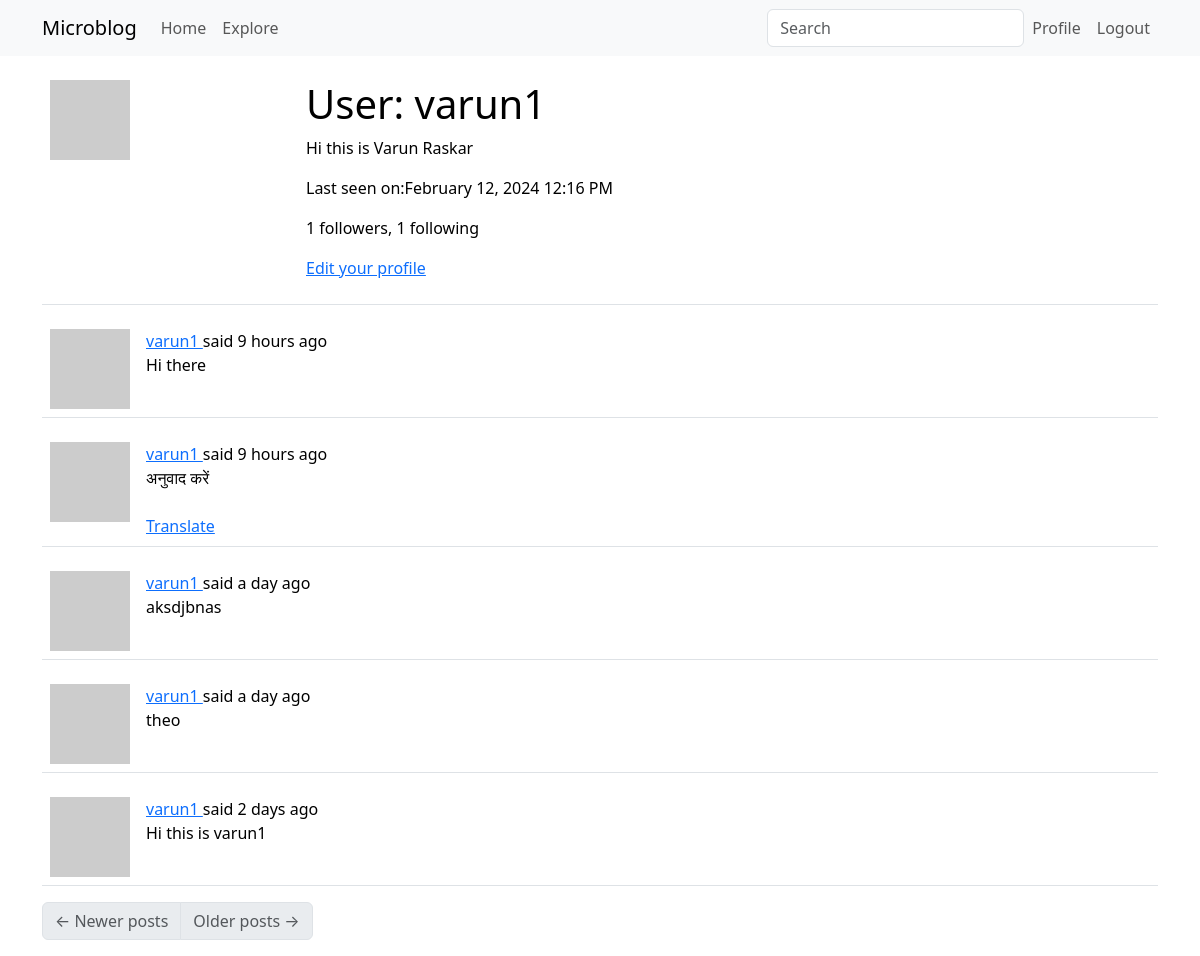
Page /user/varun1 (signed in) on the earlier database version.
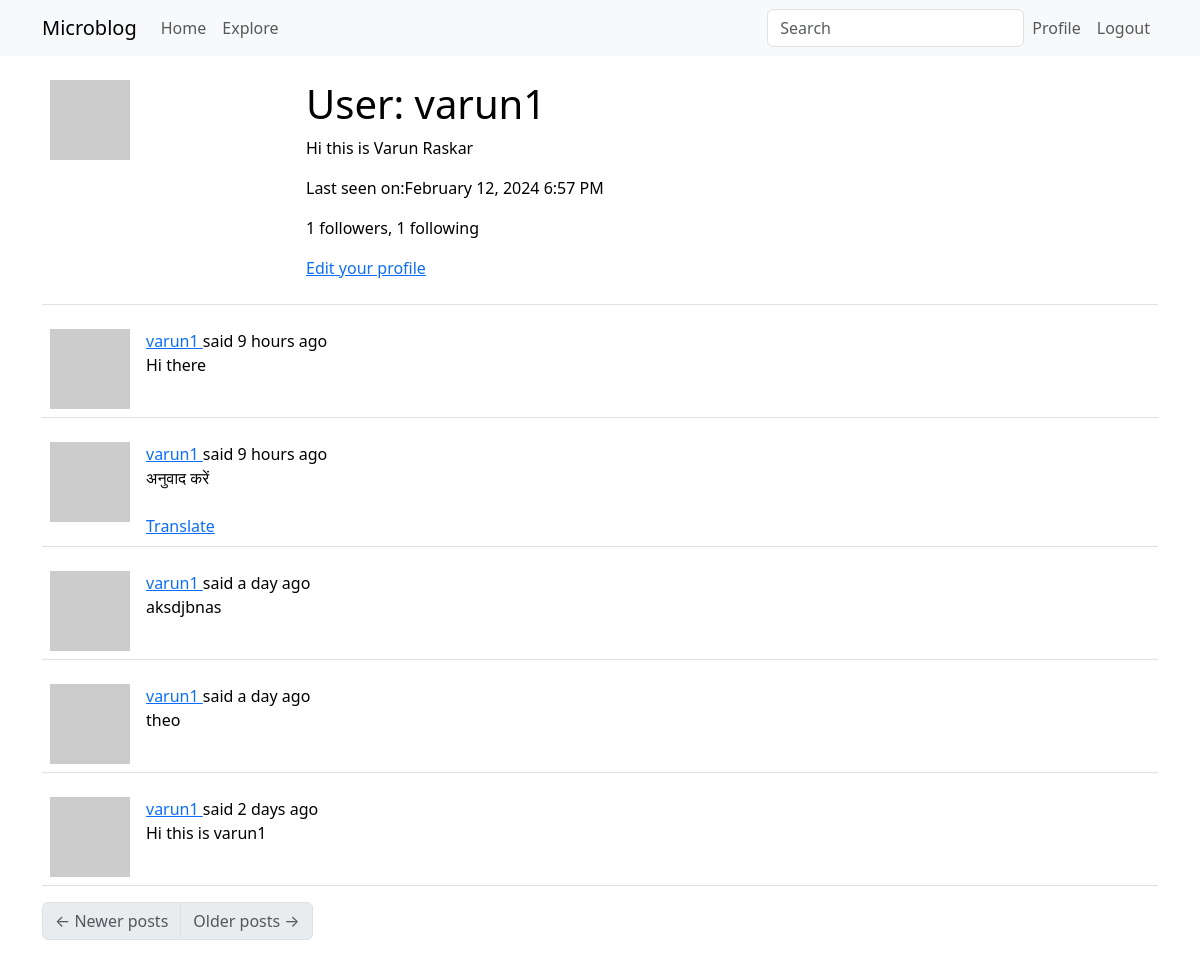
Same page on the later database version.
### app/models.py (models this page shows, shortened)
class User(UserMixin,db.Model):
    id: so.Mapped[int] = so.mapped_column(primary_key=True)
    username: so.Mapped[str] = so.mapped_column(sa.String(64), index=True, unique=True)
    email: so.Mapped[str] = so.mapped_column(sa.String(120), index=True, unique=True)
    password_hash: so.Mapped[Optional[str]] = so.mapped_column(sa.String(256))
    posts: so.WriteOnlyMapped['Post'] = so.relationship(back_populates='author')
    about_me: so.Mapped[Optional[str]] = so.mapped_column(sa.String(140))
    last_seen: so.Mapped[Optional[datetime]] = so.mapped_column(default=lambda: datetime.now(timezone.utc))
    def avatar(self, size):
        digest = md5(self.email.lower().encode('utf-8')).hexdigest()
        return f'https://www.gravatar.com/avatar/{digest}?d=identicon&s={size}'
    following: so.WriteOnlyMapped['User'] = so.relationship(
        secondary=followers, primaryjoin=(followers.c.follower_id == id),
        secondaryjoin=(followers.c.followed_id == id),
        back_populates='followers')
    followers: so.WriteOnlyMapped['User'] = so.relationship(
        secondary=followers, primaryjoin=(followers.c.followed_id == id),
        secondaryjoin=(followers.c.follower_id == id),
        back_populates='following')
    def followers_count(self):
        query = sa.select(sa.func.count()).select_from(self.followers.select().subquery())
        return db.session.scalar(query)
    def following_count(self):
        query = sa.select(sa.func.count()).select_from(self.following.select().subquery())
        return db.session.scalar(query)

class SearchableMixin(object):
    @classmethod
    def before_commit(cls, session):
        session._changes = {
            'add': list(session.new),
            'update': list(session.dirty),
            'delete': list(session.deleted)
        }
    @classmethod
    def after_commit(cls, session):
        for obj in session._changes['add']:
            if isinstance(obj, SearchableMixin):
                add_to_index(obj.__tablename__, obj)
        for obj in session._changes['update']:
            if isinstance(obj, SearchableMixin):
                add_to_index(obj.__tablename__, obj)
        for obj in session._changes['delete']:
            if isinstance(obj, SearchableMixin):
                remove_from_index(obj.__tablename__, obj)
        session._changes = None

class Post(SearchableMixin, db.Model):
    __searchable__ = ['body']
    id: so.Mapped[int] = so.mapped_column(primary_key=True)
    body: so.Mapped[str] = so.mapped_column(sa.String(140))
    timestamp: so.Mapped[datetime] = so.mapped_column(index=True, default=lambda: datetime.now(timezone.utc))
    user_id: so.Mapped[int] = so.mapped_column(sa.ForeignKey(User.id),index=True)
    author: so.Mapped[User] = so.relationship(back_populates='posts')
    language: so.Mapped[Optional[str]] = so.mapped_column(sa.String(5))

### app/main/routes.py (the view)
@bp.route('/user/<username>')
@login_required
def user(username):
    user = db.first_or_404(sa.select(User).where(User.username == username))
    page = request.args.get('page', 1, type=int)
    query = user.posts.select().order_by(Post.timestamp.desc())
    posts = db.paginate(query, page=page,per_page=current_app.config['POSTS_PER_PAGE'],error_out=False)
    next_url = url_for('main.user', username=user.username, page=posts.next_num) if posts.has_next else None
    prev_url = url_for('main.user', username=user.username, page=posts.prev_num) if posts.has_prev else None
    form = EmptyForm()
    return render_template('user.html', user=user, posts=posts.items, next_url=next_url, prev_url=prev_url, form=form)

### app/main/forms.py
class SearchForm(FlaskForm):
    q = StringField(_l('Search'), validators=[DataRequired()])
    def __init__(self, *args, **kwargs):
        if 'formdata' not in kwargs:
            kwargs['formdata'] = request.args
        if 'meta' not in kwargs:
            kwargs['meta'] = {'csrf': False}
        super(SearchForm, self).__init__(*args, **kwargs)

class EmptyForm(FlaskForm):
    submit = SubmitField('Submit')

### app/__init__.py (called while the page is built)
def get_locale():
    return request.accept_languages.best_match(current_app.config['LANGUAGES'])

### app/main/routes.py (called while the page is built)
@bp.before_app_request
def before_request():
    if current_user.is_authenticated:
        current_user.last_seen = datetime.utcnow()
        db.session.commit()
        g.search_form = SearchForm()
    g.locale = str(get_locale())

@bp.before_request
def before_request():
    if current_user.is_authenticated:
        current_user.last_seen = datetime.now(timezone.utc)
        db.session.commit()
    g.locale = str(get_locale())

### app/models.py (called while the page is built)
@login.user_loader
def load_user(id):
    return db.session.get(User, int(id))

### app/templates/user.html (shortened to what this page needs)
{% extends "base.html" %}
{% block content %}
    <table class="table table-hover">
        <tr>
            <td width="256px"><img src="{{ user.avatar(256) }}"></td>
            <td>
                <h1>{{_('User:')}} {{ user.username }}</h1>
                {% if user.about_me %}<p>{{ user.about_me }}</p>{% endif %}
                {% if user.last_seen %}<p>{{_('Last seen on')}}:{{ moment(user.last_seen).format('LLL') }}</p>{% endif %}
                <p>{{ _('%(count)d followers', count=user.followers_count()) }}, {{ _('%(count)d following', count=user.following_count()) }}</p>
                {% if user == current_user %}
                <p><a href="{{ url_for('main.edit_profile') }}">{{_('Edit your profile')}} </a></p>
                {% endif %}
            </td>
        </tr>
    </table>
    {% for post in posts %}
        {% include '_post.html' %}
    {% endfor %}
    <nav aria-label="Post navigation">
        <ul class="pagination">
            <li class="page-item{% if not prev_url %} disabled{% endif %}">
                <a class="page-link" href="{{ prev_url }}">
                    <span aria-hidden="true">&larr;</span> {{_('Newer posts')}}
                </a>
            </li>
            <li class="page-item{% if not next_url %} disabled{% endif %}">
                <a class="page-link" href="{{ next_url }}">
                    {{ _('Older posts') }} <span aria-hidden="true">&rarr;</span>
                </a>
            </li>
        </ul>
    </nav>
{% endblock %}

### app/templates/base.html (shortened to what this page needs)
<!doctype html>
<html lang="en">
  <head>
    <link
        href="https://cdn.jsdelivr.net/npm/bootstrap@5.3.2/dist/css/bootstrap.min.css"
        rel="stylesheet"
>
  </head>
  <body>
    <nav class="navbar navbar-expand-lg bg-body-tertiary">
      <div class="container">
        <a class="navbar-brand" href="{{ url_for('main.index') }}">Microblog</a>
        <div class="collapse navbar-collapse" id="navbarSupportedContent">
          <ul class="navbar-nav me-auto mb-2 mb-lg-0">
            <li class="nav-item">
              <a class="nav-link" aria-current="page" href="{{ url_for('main.index') }}">{{_('Home')}}</a>
            </li>
            <li class="nav-item">
              <a class="nav-link" aria-current="page" href="{{ url_for('main.explore') }}">{{_('Explore')}}</a>
            </li>
          </ul>
          {% if g.search_form %}
            <form class="navbar-form navbar-left" method="get"action="{{ url_for('main.search') }}">
                <div class="form-group">
                  {{ g.search_form.q(size=20, class='form-control',placeholder=g.search_form.q.label.text) }}
                </div>
            </form>
          {% endif %}
          <ul class="navbar-nav mb-2 mb-lg-0">
            {% if current_user.is_anonymous %}
              <li class="nav-item">
                <a class="nav-link" aria-current="page" href="{{ url_for('auth.login') }}">{{_('Login')}}</a>
              </li>
            {% else %}
              <li class="nav-item">
                <a class="nav-link" aria-current="page" href="{{ url_for('main.user', username=current_user.username) }}">{{_('Profile')}}</a>
              </li>
              <li class="nav-item">
                <a class="nav-link" aria-current="page" href="{{ url_for('auth.logout') }}">{{_('Logout')}}</a>
              </li>
            {% endif %}
          </ul>
        </div>
      </div>
    </nav>
    <div class="container mt-3">
      {% block content %}{% endblock %}
    </div>
  </body>
</html>

### app/templates/_post.html (shortened to what this page needs)
<table class="table table-hover">
    <tr>
        <td width="70px">
            <a href="{{ url_for('main.user', username=post.author.username) }}">
                <img src="{{ post.author.avatar(70) }}" />
            </a>
        </td>
        <td>
            {{ _('%(username)s said %(when)s',
                username=user_link, when=moment(post.timestamp).fromNow()) }}
            <br>
            <span id="post{{ post.id }}">{{ post.body }}</span>
                {% if post.language and post.language != g.locale %}
                <br><br>
                <span id="translation{{ post.id }}">
                    <a href="javascript:translate(
                                'post{{ post.id }}',
                                'translation{{ post.id }}',
                                '{{ post.language }}',
                                '{{ g.locale }}');">{{ _('Translate') }}</a>
                </span>
                {% endif %}
        </td>
    </tr>
</table>

Differences in the rows shown:
changed User "varun1": last_seen "February 12, 2024 12:16 PM" → "February 12, 2024 6:57 PM"
